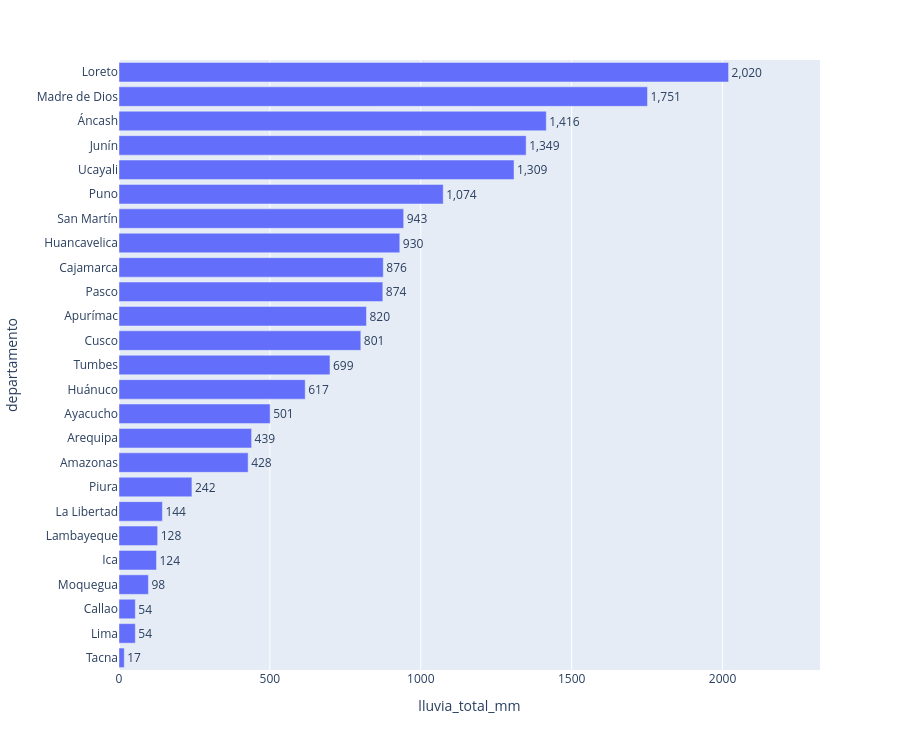

This figure's notebook cell:
### Markdown cell above
Generamos el ranking departamental por total de lluvias con una grafico de barras que ordena las variables de forma descendente.

### Code cell
rank = df.sort_values("lluvia_total_mm", ascending=False)

fig = px.bar(rank.sort_values("lluvia_total_mm"),
             x="lluvia_total_mm",
             y="departamento",
             orientation="h",
             text="lluvia_total_mm",
             height=750)
# Número sin decimales y con separador de miles al final de cada barra
fig.update_traces(texttemplate="%{text:,.0f}", textposition="outside", cliponaxis=False)

# Estiramos el eje un 15 % para que el número de la barra más larga no se corte
fig.update_xaxes(range=[0, rank["lluvia_total_mm"].max() * 1.15])
fig.show()

### Figure 1 — Plotly figure (JSON) as saved in the notebook; plotly's stock layout.template omitted (floating-point values rounded to 4 significant figures)
{"data": [{"cliponaxis": false, "hovertemplate": "lluvia_total_mm=%{text}<br>departamento=%{y}<extra></extra>", "legendgroup": "", "marker": {"color": "#636efa", "pattern": {"shape": ""}}, "name": "", "orientation": "h", "showlegend": false, "text": [17.4, 54.0, 54.0, 97.5, 124.3, 128.1, 143.8, 241.6, 427.9, 439.4, 500.8, 617.0, 699.1, 801.3, 820.0, 874.2, 875.7, 930.4, 943.3, 1074.0, 1309.0, 1349.0, 1416.0, 1751.0, 2020.0], "textposition": "outside", "texttemplate": "%{text:,.0f}", "type": "bar", "x": [17.4, 54.0, 54.0, 97.5, 124.3, 128.1, 143.8, 241.6, 427.9, 439.4, 500.8, 617.0, 699.1, 801.3, 820.0, 874.2, 875.7, 930.4, 943.3, 1074.0, 1309.0, 1349.0, 1416.0, 1751.0, 2020.0], "xaxis": "x", "y": ["Tacna", "Lima", "Callao", "Moquegua", "Ica", "Lambayeque", "La Libertad", "Piura", "Amazonas", "Arequipa", "Ayacucho", "Huánuco", "Tumbes", "Cusco", "Apurímac", "Pasco", "Cajamarca", "Huancavelica", "San Martín", "Puno", "Ucayali", "Junín", "Áncash", "Madre de Dios", "Loreto"], "yaxis": "y"}], "layout": {"barmode": "relative", "height": 750, "legend": {"tracegroupgap": 0}, "margin": {"t": 60}, "xaxis": {"anchor": "y", "domain": [0, 1], "range": [0, 2323.0], "title": {"text": "lluvia_total_mm"}}, "yaxis": {"anchor": "x", "domain": [0, 1], "title": {"text": "departamento"}}}}
